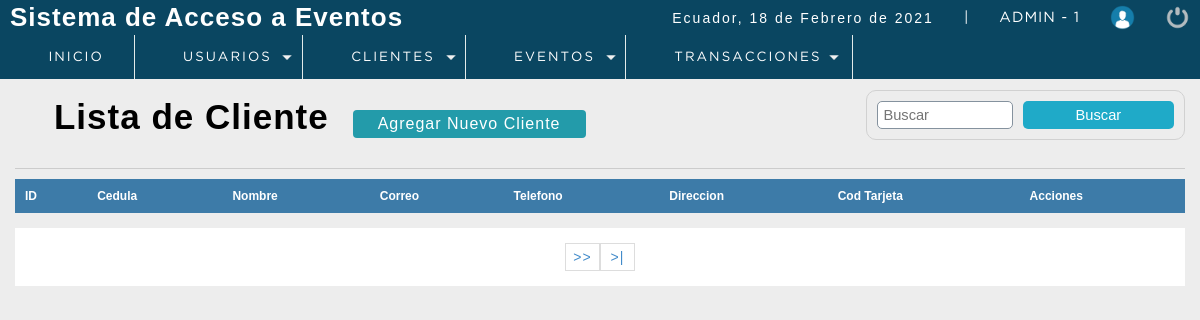
/P_seminarios/sistema/lista_clientes.php (signed in), run on an earlier commit of the app's database.
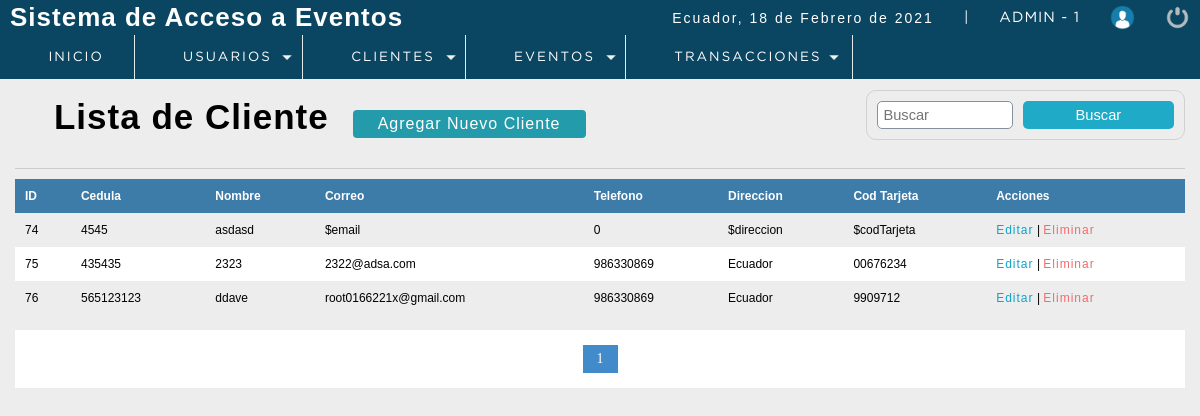
And on a later commit of the database.
### tables this page shows
CREATE TABLE `cliente` (
  `idcliente` int(11) NOT NULL,
  `cedula` int(11) DEFAULT NULL,
  `nombre` varchar(80) DEFAULT NULL,
  `apellidos` varchar(80) NOT NULL,
  `Correo` varchar(80) DEFAULT NULL,
  `telefono` int(11) DEFAULT NULL,
  `direccion` text DEFAULT NULL,
  `dateAdd` datetime NOT NULL DEFAULT current_timestamp(),
  `usuario_id` int(11) NOT NULL,
  `status` int(11) NOT NULL DEFAULT 1,
  `cod_tarjeta` varchar(20) NOT NULL
);

### P_seminarios/sistema/lista_clientes.php (the view, shortened to what this page needs)
<?php
 include "../conection.php";
?>
<!DOCTYPE html>
<html lang="en">
<head>
	<?php include "includes/scripts.php"?>
</head>
<body>
 <?php include "includes/header.php"?>
	<section id="container">
		<h1><i class="fas fa-list-alt"></i> Lista de Cliente</h1>
        <a href="registro_cliente.php" class="btn_new">Agregar Nuevo Cliente</a>
    <form action="buscar_cliente.php" method="get" class="form_search">
        <input type="text" name="busqueda" id="busqueda" placeholder="Buscar">
        <input type="submit" value="Buscar" class="btn_search" >
    </form>
    <hr>
        <table>
            <tr>
                <th>ID</th>
                <th>Cedula</th>
                <th>Nombre</th>
                <th>Correo</th>
                <th>Telefono</th>
                <th>Direccion</th>
                <th>Cod Tarjeta</th>
                <th>Acciones</th>
            </tr>
            <?php
           $sql_registre = mysqli_query($conection,"SELECT COUNT(*) AS total_registro FROM cliente WHERE Status =1");
           $result_registre = mysqli_fetch_array($sql_registre);
           $total_resgistros = $result_registre['total_registro'];
           $por_pagina = 8;
           if (empty($_GET['pagina'])) {
               $pagina =1;
           }
           else {
               $pagina = $_GET['pagina'];
           }
           $desde = ($pagina - 1) * $por_pagina;
           $total_paginas = ceil($total_resgistros / $por_pagina);
           $query = mysqli_query($conection,"SELECT * FROM cliente  WHERE status = 1
                                                                    ORDER BY idcliente ASC LIMIT $desde, $por_pagina");
           $result = mysqli_num_rows($query);
           if ($result > 0) {
               while ($data = mysqli_fetch_array($query)) {
           ?>
            <tr>
                <td><?php echo $data["idcliente"];?></td>
                <td><?php echo $data["cedula"];?></td>
                <td><?php echo $data["nombre"];?></td>
                <td><?php echo $data["Correo"];?></td>
                <td><?php echo $data["telefono"];?></td>
                <td><?php echo $data["direccion"];?></td>
                <td><?php echo $data["cod_tarjeta"];?></td>
                <td>
                    <a class="link_edit" href="editar_cliente.php?id=<?php echo $data["idcliente"];?>">Editar</a>
                   <?php if ($_SESSION['rol']==1 || $_SESSION['rol']==2) {
                     ?>
                     |
                    <a class="link_delete" href="eliminar_cliente.php?id=<?php echo $data["idcliente"];?>">Eliminar</a>
                    <?php } ?>
                </td>
            </tr>
                <?php
               }
           }
            ?>
        </table>
        <div class="paginador">
                    <ul>
                    <?php
                    for ($i=1; $i <= $total_paginas; $i++) {
                        if ($i == $pagina) {
                            echo '<li class="pageSelected">'.$i.'</li>';
                        }
                        else {
                            echo '<li><a href="?pagina='.$i.'">'.$i.'</a></li>';
                        }
                    }
                    if ($pagina!=$total_paginas) {
                    ?>
                    <li><a href="?pagina=<?php echo $pagina+1;?>">>></a></li>
                    <li><a href="?pagina=<?php echo $total_paginas;?>">>|</a></li>
                        <?php
                            }
                        ?>
                    </ul>
                </div>
	</section>
</body>
</html>

What changed in the data, as far as the page shows it:
added cliente: idcliente "74", cedula "4545", nombre "asdasd", Correo "$email", telefono "0", direccion "$direccion", cod_tarjeta "$codTarjeta"
added cliente: idcliente "75", cedula "435435", nombre "2323", Correo "2322@adsa.com", telefono "986330869", direccion "Ecuador", cod_tarjeta "00676234"
added cliente: idcliente "76", cedula "565123123", nombre "ddave", Correo "root0166221x@gmail.com", telefono "986330869", direccion "Ecuador", cod_tarjeta "9909712"
Also different on the page:
new list line: "1"
